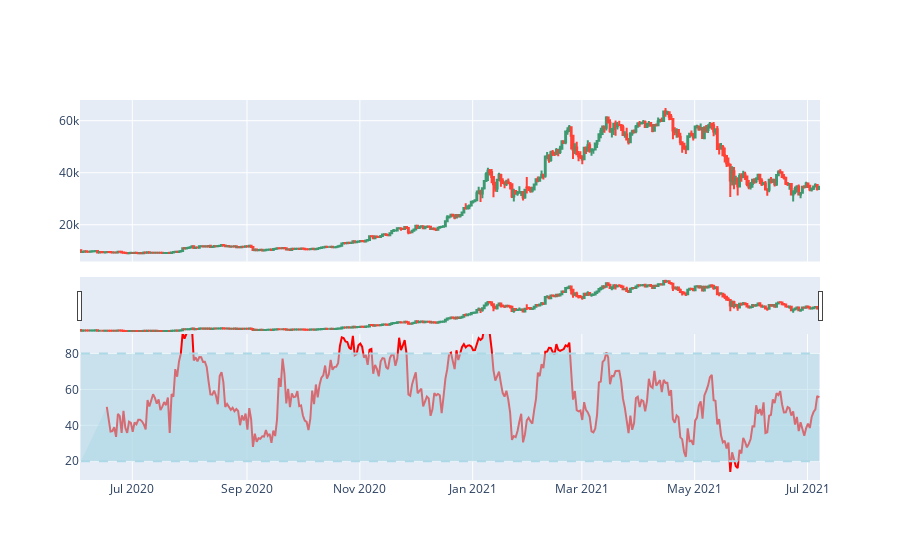
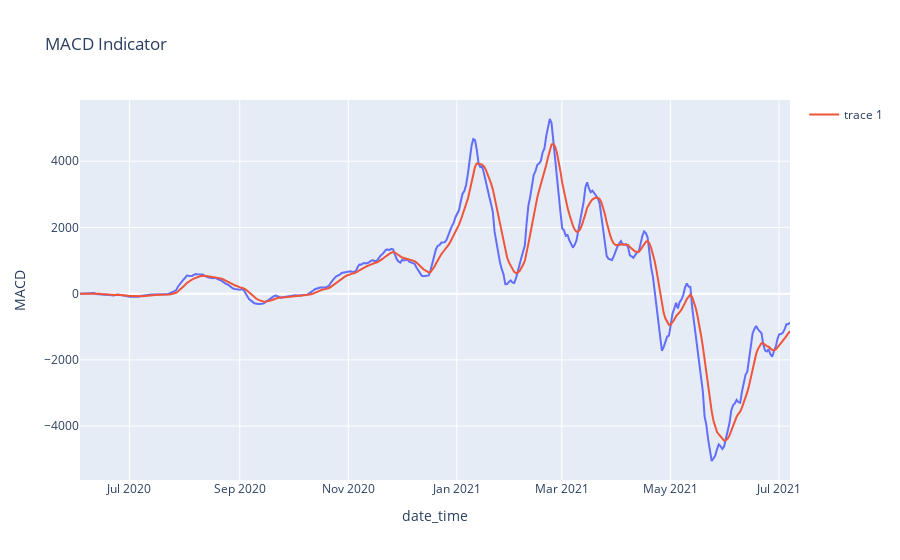
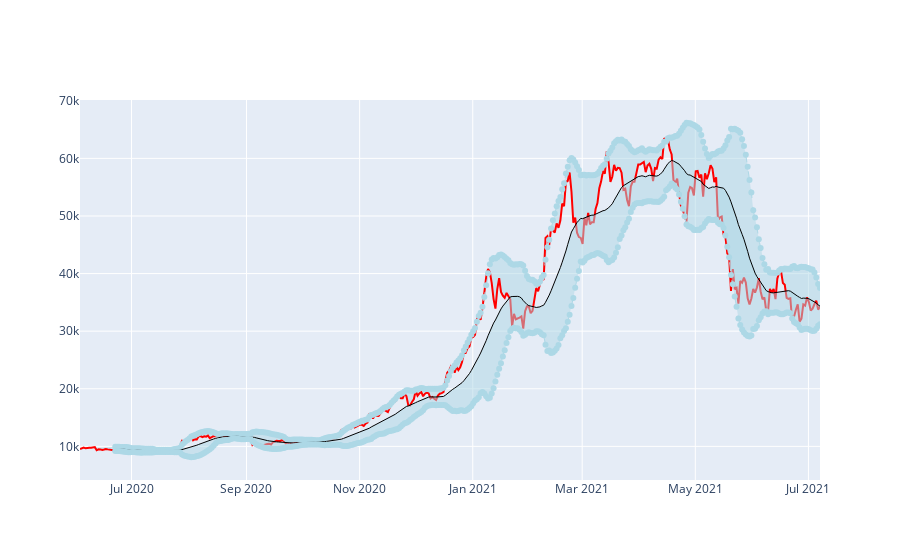

Source (notebook cell) for these figures, in order:
### Markdown cell above
## Imply indicators on selected  currency :

### Code cell
print("-----CRYPTOCURRENCIES-------")
print("1. Bitcoin \n2. Dogecoin \n3. Ethereum \n4. Litecoin \n5. Monero \n6. Steller \n7. XRP")

choice = int(input("Enter Your Choice For Currencies : "))

if choice == 1 :
    print(f"Analytics for : BTC")
    df = currency_dir["BTC"]

elif choice == 2 :
    print(f"Analytics for : DOGE")
    df = currency_dir["DOGE"]

elif choice == 3 :
    print(f"Analytics for : ETH")
    df = currency_dir["ETH"]

elif choice == 4 :
    print(f"Analytics for : LTC")
    df = currency_dir["LTC"]

elif choice == 5 :
    print(f"Analytics for : XMR")
    df = currency_dir["XMR"]

elif choice == 6 :
    print(f"Analytics for : XLM")
    df = currency_dir["XLM"]

elif choice == 7 :
    print(f"Analytics for : XRP")
    df = currency_dir["XRP"]

else :
    print("Enter Correct Input !!! ")
    

# Data Pre-processing :
impute_Na(df)
check_high_low(df)
df = df.fillna(0)
df1 = df.iloc[-400:]

# Plotting currency graph :
# RSI Indicator :
period = 14
rsi(df1, period)
# Plotting  RSI Indicator :
print("RSI Indicator with Closing Price : ")
plot_rsi(df1)
    
# MACD Indicator :
macd(df1)
# Plotting MACD Indicator :
plot_macd(df1)
    
# BB Indicator :
bb(df1)
# Plotting BB Indicator 
print("Bollinger Band : ")
plot_bb(df1)

### Figure 1 — Plotly figure (JSON) as saved in the notebook; plotly's stock layout.template omitted (floating-point values rounded to 4 significant figures; data arrays with more than 128 entries replaced by an {"elided": "..."} marker saying what was removed)
{"data": [{"close": {"elided": "400 float values"}, "high": {"elided": "400 float values"}, "low": {"elided": "400 float values"}, "open": {"elided": "400 float values"}, "showlegend": false, "type": "candlestick", "x": {"elided": "400 str values"}, "xaxis": "x", "yaxis": "y"}, {"line": {"color": "red", "width": 2}, "mode": "lines", "showlegend": false, "type": "scatter", "x": {"elided": "400 str values"}, "xaxis": "x2", "y": {"elided": "400 float values"}, "yaxis": "y2"}, {"fill": "tonexty", "line": {"color": "lightblue", "dash": "dash", "width": 2}, "mode": "lines", "showlegend": false, "type": "scatter", "x": {"elided": "400 str values"}, "xaxis": "x2", "y": {"elided": "400 int values"}, "yaxis": "y2"}, {"fill": "tonexty", "line": {"color": "lightblue", "dash": "dash", "width": 2}, "mode": "lines", "showlegend": false, "type": "scatter", "x": {"elided": "400 str values"}, "xaxis": "x2", "y": {"elided": "400 int values"}, "yaxis": "y2"}], "layout": {"xaxis": {"anchor": "y", "domain": [0, 1], "matches": "x2", "showticklabels": false}, "xaxis2": {"anchor": "y2", "domain": [0, 1]}, "yaxis": {"anchor": "x", "domain": [0.575, 1]}, "yaxis2": {"anchor": "x2", "domain": [0, 0.425]}}}

### Figure 2 — Plotly figure (JSON) as saved in the notebook; plotly's stock layout.template omitted (floating-point values rounded to 4 significant figures; data arrays with more than 128 entries replaced by an {"elided": "..."} marker saying what was removed)
{"data": [{"hovertemplate": "date_time=%{x}<br>MACD=%{y}<extra></extra>", "legendgroup": "", "line": {"color": "#636efa", "dash": "solid"}, "marker": {"symbol": "circle"}, "mode": "lines", "name": "", "orientation": "v", "showlegend": false, "type": "scatter", "x": {"elided": "400 str values"}, "xaxis": "x", "y": {"elided": "400 float values"}, "yaxis": "y"}, {"mode": "lines", "type": "scatter", "x": {"elided": "400 str values"}, "y": {"elided": "400 float values"}}], "layout": {"legend": {"tracegroupgap": 0}, "title": {"text": "MACD Indicator"}, "xaxis": {"anchor": "y", "domain": [0, 1], "title": {"text": "date_time"}}, "yaxis": {"anchor": "x", "domain": [0, 1], "title": {"text": "MACD"}}}}

### Figure 3 — Plotly figure (JSON) as saved in the notebook; plotly's stock layout.template omitted (floating-point values rounded to 4 significant figures; data arrays with more than 128 entries replaced by an {"elided": "..."} marker saying what was removed)
{"data": [{"line": {"color": "red", "width": 2}, "mode": "lines", "name": "Close Price", "showlegend": false, "type": "scatter", "x": {"elided": "400 str values"}, "xaxis": "x", "y": {"elided": "400 float values"}, "yaxis": "y"}, {"fill": "tonexty", "line": {"color": "lightblue", "dash": "dash", "width": 1}, "mode": "lines+markers", "name": "+2 SD", "showlegend": false, "type": "scatter", "x": {"elided": "400 str values"}, "xaxis": "x", "y": {"elided": "400 float values"}, "yaxis": "y"}, {"line": {"color": "black", "width": 1}, "mode": "lines", "name": "20 Day SMA", "showlegend": false, "type": "scatter", "x": {"elided": "400 str values"}, "xaxis": "x", "y": {"elided": "400 float values"}, "yaxis": "y"}, {"fill": "tonexty", "line": {"color": "lightblue", "dash": "dash", "width": 1}, "mode": "lines+markers", "name": "-2 SD", "showlegend": false, "type": "scatter", "x": {"elided": "400 str values"}, "xaxis": "x", "y": {"elided": "400 float values"}, "yaxis": "y"}], "layout": {"xaxis": {"anchor": "y", "domain": [0, 1]}, "yaxis": {"anchor": "x", "domain": [0, 1]}}}
